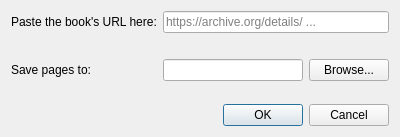
<?xml version="1.0" encoding="UTF-8"?>
<ui version="4.0">
 <class>NewRipDialog</class>
 <widget class="QDialog" name="NewRipDialog">
  <property name="geometry">
   <rect>
    <x>0</x>
    <y>0</y>
    <width>400</width>
    <height>137</height>
   </rect>
  </property>
  <property name="windowTitle">
   <string>New Rip</string>
  </property>
  <layout class="QVBoxLayout" name="verticalLayout">
   <item>
    <layout class="QFormLayout" name="formLayout">
     <item row="0" column="0">
      <widget class="QLabel" name="label">
       <property name="text">
        <string>Paste the book's URL here:</string>
       </property>
      </widget>
     </item>
     <item row="1" column="0">
      <widget class="QLabel" name="label_2">
       <property name="text">
        <string/>
       </property>
      </widget>
     </item>
     <item row="3" column="0">
      <widget class="QLabel" name="label_3">
       <property name="text">
        <string>Save pages to:</string>
       </property>
      </widget>
     </item>
     <item row="0" column="1">
      <widget class="QLineEdit" name="bookUrl">
       <property name="placeholderText">
        <string>https://archive.org/details/ ...</string>
       </property>
      </widget>
     </item>
     <item row="3" column="1">
      <layout class="QHBoxLayout" name="horizontalLayout">
       <item>
        <widget class="QLineEdit" name="filePath"/>
       </item>
       <item>
        <widget class="QPushButton" name="fileBrowseBtn">
         <property name="text">
          <string>Browse...</string>
         </property>
        </widget>
       </item>
      </layout>
     </item>
    </layout>
   </item>
   <item>
    <widget class="QDialogButtonBox" name="buttonBox">
     <property name="orientation">
      <enum>Qt::Horizontal</enum>
     </property>
     <property name="standardButtons">
      <set>QDialogButtonBox::Cancel|QDialogButtonBox::Ok</set>
     </property>
    </widget>
   </item>
  </layout>
 </widget>
 <resources/>
 <connections>
  <connection>
   <sender>buttonBox</sender>
   <signal>accepted()</signal>
   <receiver>NewRipDialog</receiver>
   <slot>accept()</slot>
   <hints>
    <hint type="sourcelabel">
     <x>248</x>
     <y>254</y>
    </hint>
    <hint type="destinationlabel">
     <x>157</x>
     <y>274</y>
    </hint>
   </hints>
  </connection>
  <connection>
   <sender>buttonBox</sender>
   <signal>rejected()</signal>
   <receiver>NewRipDialog</receiver>
   <slot>reject()</slot>
   <hints>
    <hint type="sourcelabel">
     <x>316</x>
     <y>260</y>
    </hint>
    <hint type="destinationlabel">
     <x>286</x>
     <y>274</y>
    </hint>
   </hints>
  </connection>
 </connections>
</ui>
